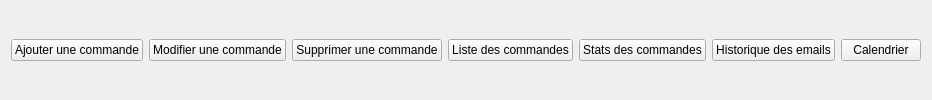
       <widget class="QFrame" name="top_nav">
        <layout class="QHBoxLayout" name="navLayout">
         <item>
          <widget class="QPushButton" name="btn_tab_add">
           <property name="text">
            <string>Ajouter une commande</string>
           </property>
           <property name="checkable">
            <bool>true</bool>
           </property>
          </widget>
         </item>
         <item>
          <widget class="QPushButton" name="btn_tab_update">
           <property name="text">
            <string>Modifier une commande</string>
           </property>
           <property name="checkable">
            <bool>true</bool>
           </property>
          </widget>
         </item>
         <item>
          <widget class="QPushButton" name="btn_tab_delete">
           <property name="text">
            <string>Supprimer une commande</string>
           </property>
           <property name="checkable">
            <bool>true</bool>
           </property>
          </widget>
         </item>
         <item>
          <widget class="QPushButton" name="btn_tab_list">
           <property name="text">
            <string>Liste des commandes</string>
           </property>
           <property name="checkable">
            <bool>true</bool>
           </property>
          </widget>
         </item>
         <item>
          <widget class="QPushButton" name="btn_tab_stats">
           <property name="text">
            <string>Stats des commandes</string>
           </property>
           <property name="checkable">
            <bool>true</bool>
           </property>
          </widget>
         </item>
         <item>
          <widget class="QPushButton" name="btn_tab_email_auto">
           <property name="text">
            <string>Historique des emails</string>
           </property>
           <property name="checkable">
            <bool>true</bool>
           </property>
          </widget>
         </item>
         <item>
          <widget class="QPushButton" name="btn_tab_calendar">
           <property name="text">
            <string>Calendrier</string>
           </property>
           <property name="checkable">
            <bool>true</bool>
           </property>
          </widget>
         </item>
        </layout>
       </widget>
